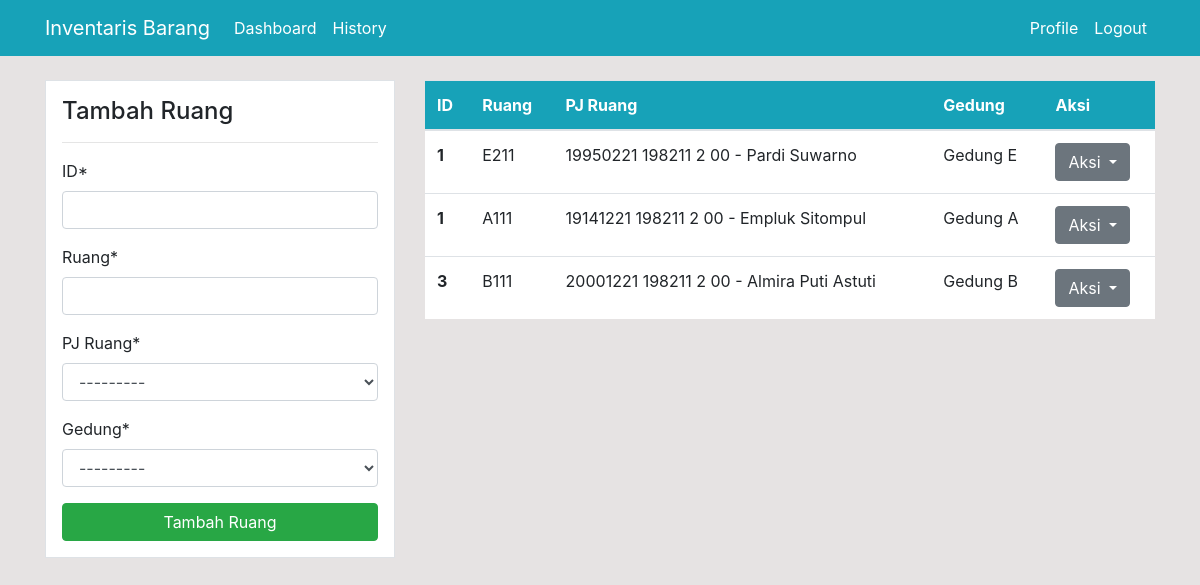
/ruang/ (signed in), run on an earlier commit of the app's database.
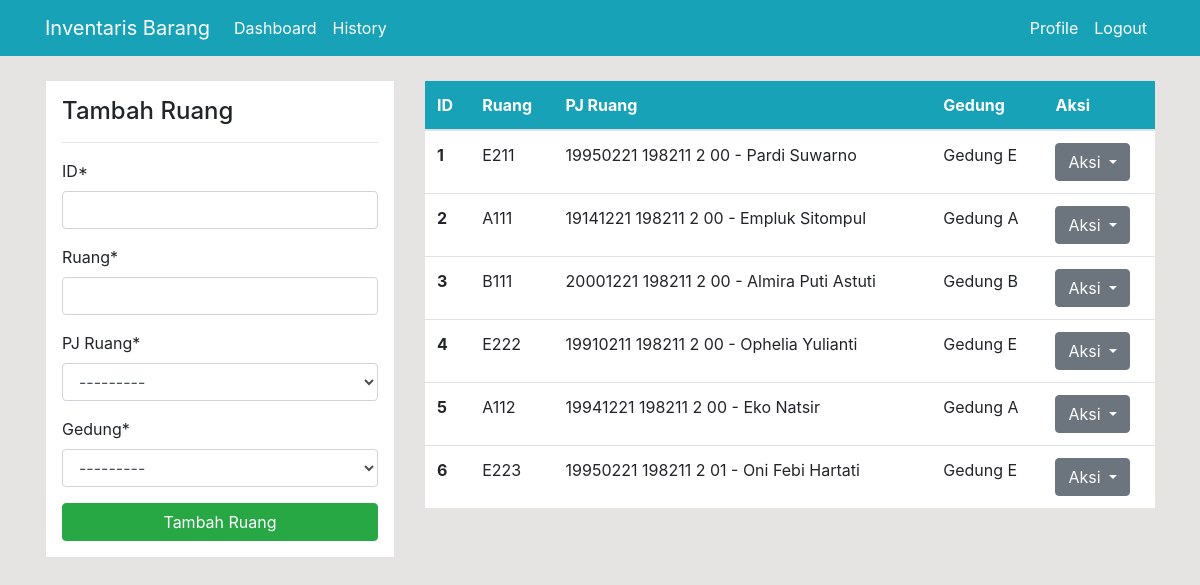
And on a later commit of the database.
### dashboard/models.py (models this page shows, shortened)
class Ruang(models.Model):
    ID = models.PositiveIntegerField()
    Ruang = models.CharField(max_length=20, primary_key=True)
    PJ_Ruang = models.ForeignKey(Pegawai, null=True, on_delete=models.SET_NULL)
    Gedung = models.ForeignKey(Gedung, on_delete=models.CASCADE)

class Pegawai(models.Model):
    NIP_NRK = models.CharField(max_length=20, primary_key=True)
    Nama_Pegawai = models.CharField(max_length=30)
    Alamat = models.CharField(max_length=100)
    Telp = models.CharField(max_length=13)
    def __str__(self):
        return f'{self.NIP_NRK} - {self.Nama_Pegawai}'

class Gedung(models.Model):
    ID = models.PositiveIntegerField()
    Nama_Gedung = models.CharField(max_length=20, primary_key=True)
    MG = models.ForeignKey(Pegawai, null=True, on_delete=models.SET_NULL)
    def __str__(self):
        return f'{self.Nama_Gedung}'

### dashboard/views.py (the view)
# urls.py: path('ruang/', views.ruang, name='dashboard-ruang'),
@login_required
def ruang(request):
    items = Ruang.objects.all()
    if request.method == 'POST':
        form = RuangForm(request.POST, request.FILES)
        if form.is_valid():
            form.save()
            return redirect('dashboard-ruang')
    else:
        form = RuangForm()
    context = {
        'items' : items,
        'form' : form,
    }
    return render(request, 'dashboard/ruang.html', context)

### dashboard/forms.py
class RuangForm(forms.ModelForm):
    class Meta:
        model = Ruang
        fields = ['ID', 'Ruang','PJ_Ruang', 'Gedung']

### templates/dashboard/ruang.html (shortened to what this page needs)
{% extends 'partials/base.html' %}
{% load crispy_forms_tags %}
{% block content%}
    <div class="container">
        <div class="row my-4">
            <div class="col-md-4">
                <div class="border bg-white p-3">
                    <h4>Tambah Ruang</h4>
                    <hr>
                    <form method="POST">
                        {{ form|crispy }}
                        <input class="btn btn-success btn-block" type="submit" value="Tambah Ruang">
                    </form>
                </div>
            </div>
            <div class="col-md-8">
                <table class="table bg-white">
                    <thead class="bg-info">
                        <tr class="text-white">
                            <th scope="col">ID</th>
                            <th scope="col">Ruang</th>
                            <th scope="col">PJ Ruang</th>
                            <th scope="col">Gedung</th>
                            <th scope="col">Aksi</th>
                        </tr>
                    </thead>
                    <tbody>
                    {% for item in items %}
                        <tr>
                            <th scope="row">{{ item.ID }}</th>
                            <td>{{ item.Ruang }}</td>
                            <td>{{ item.PJ_Ruang }}</td>
                            <td>{{ item.Gedung }}</td>
                            <td>
                            <div class="btn-group" role="group">
                                <button id="btnGroupDrop1" type="button" class="btn btn-secondary dropdown-toggle" data-toggle="dropdown" aria-haspopup="true" aria-expanded="false">
                                    Aksi
                                 </button>
                            </div>
                            </td>
                        </tr>
                    {% endfor %}
                    </tbody>
                </table>
            </div>
        </div>
    </div>
{% endblock %}

What changed in the data, as far as the page shows it:
changed Ruang "19141221 198211 2 00 - Empluk Sitompul": ID "1" → "2"
added Ruang: ID "4", Ruang "E222", PJ_Ruang "19910211 198211 2 00 - Ophelia Yulianti", Gedung "Gedung E"
added Ruang: ID "5", Ruang "A112", PJ_Ruang "19941221 198211 2 00 - Eko Natsir", Gedung "Gedung A"
added Ruang: ID "6", Ruang "E223", PJ_Ruang "19950221 198211 2 01 - Oni Febi Hartati", Gedung "Gedung E"
